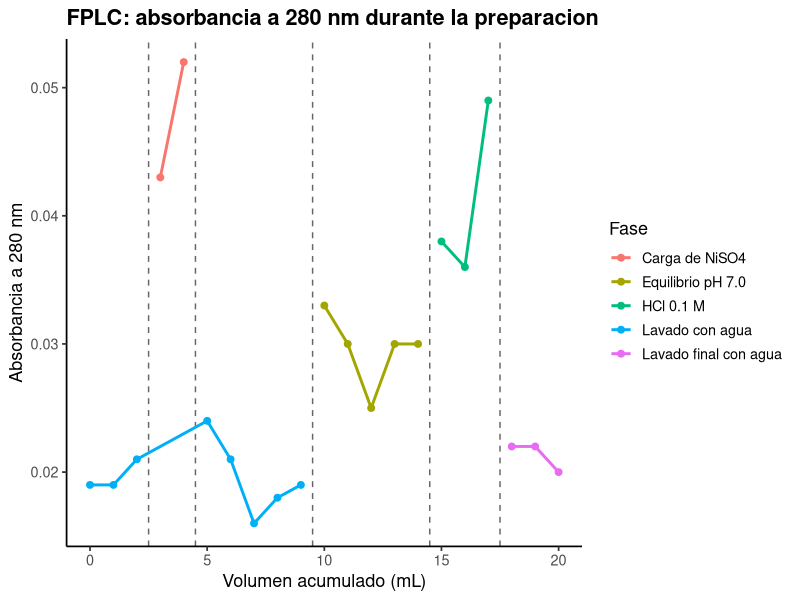
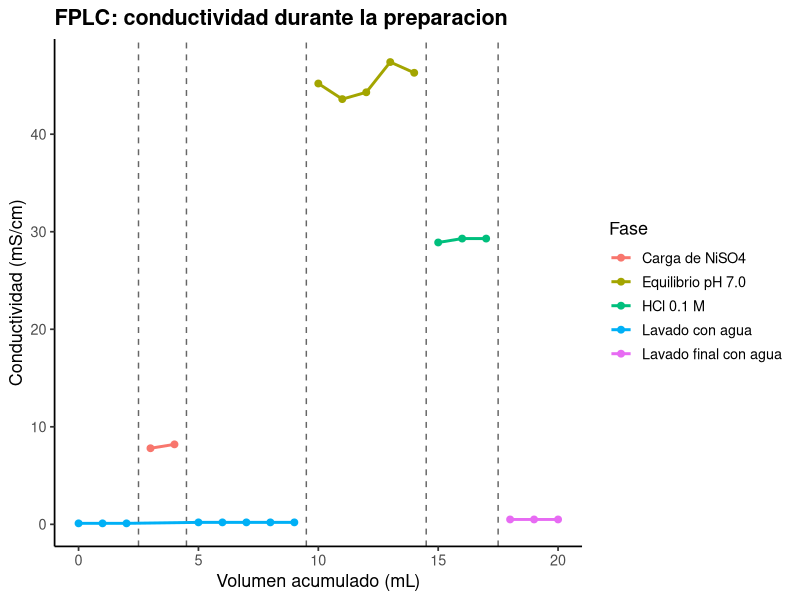
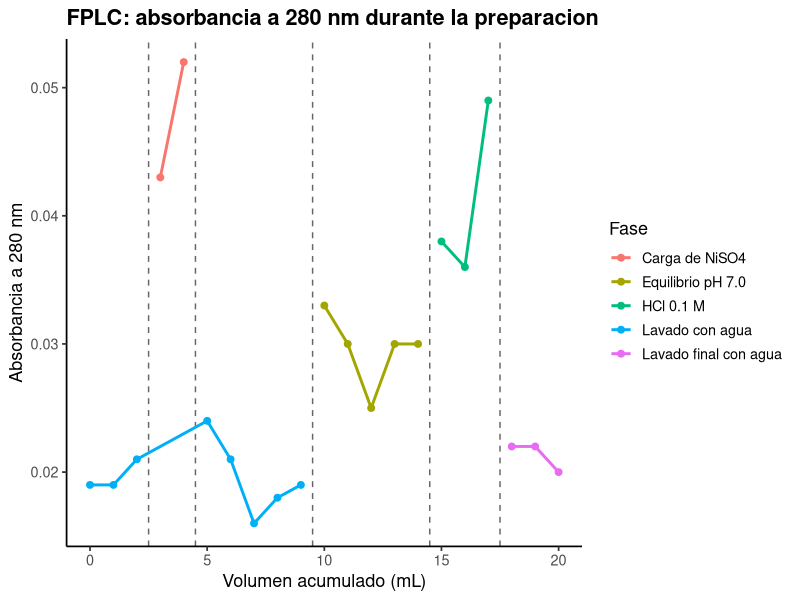
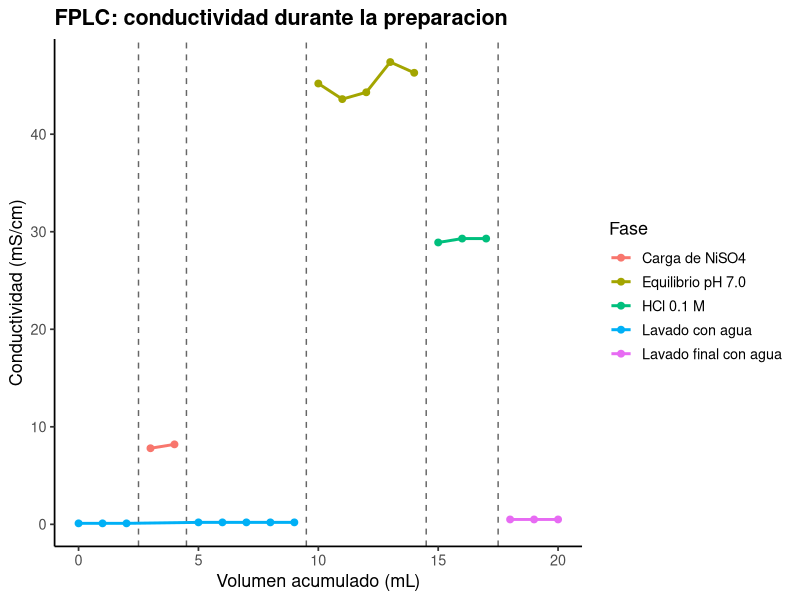

Here is the R script that generated these plots, in order:
# ==========================================================================
# P6. Introduccion al FPLC (BioLogic LP)
# ==========================================================================
# Autor: Dr. Jose Juan Torres Martinez
# Docente de Ciencias Quimicas
# Universidad Autonoma de San Luis Potosi (UASLP)
# Mexico
#
# Material academico para estudiantes
# Serie "Bioseparaciones" - Laboratorio, Practica 6. FPLC
#
# Descripcion: Practica 6 del laboratorio: el equipo FPLC (BioLogic LP). Aqui se reconstruye el registro del equipo durante la carga de niquel y el equilibrio de la columna: absorbancia a 280 nm y conductividad contra tiempo, con flujo de 0.5 mL/min. El volumen acumulado se calcula de cero como flujo por tiempo, y cada fase del protocolo se identifica en el registro. Lo que se aprende aqui es a leer el registro del equipo: que detector sigue a la proteina y cual sigue a las sales, y donde empieza cada fase.
#
# Objetivos de aprendizaje:
#   - Identificar cada fase del protocolo en el registro del FPLC.
#   - Calcular el volumen acumulado a partir del flujo y el tiempo.
#   - Leer la conductividad como senal del cambio de buffer.

# Datos: datos_fplc.csv (absorbancia a 280 nm y conductividad registradas contra tiempo; flujo 0.5 mL/min).
# Desarrollo: llegamos al equipo FPLC, con su modulo de mezclado, sus detectores y su colector de fracciones. Primera parada: el registro completo con el volumen acumulado calculado de cero. Segunda y tercera parada: las graficas de absorbancia y de conductividad contra volumen. En cada parada leemos el registro y comentamos que significa antes de seguir.
# ==========================================================================

library(tidyverse)

# --------------------------------------------------------------------------
# Protocolo (Manual de Practicas, Practica 6. FPLC, BioLogic LP)
# --------------------------------------------------------------------------
# El equipo BioLogic LP tiene: modulo/valvula de mezclado que proporciona dos buffers para la fase movil; detector UV con lampara de mercurio y filtros para 280 nm y 254 nm; detector de conductividad para monitorear gradientes de sales en linea; colector de fracciones controlado por el sistema electronico; y controlador que registra conductividad y UV y controla start/stop, flujo, seleccion de buffer y protocolos.
# Buffers y soluciones (manual): buffer de adsorcion (fosfato 20 mM, NaCl 500 mM, pH 7.0, filtrado); buffer de desorcion (fosfato 20 mM, NaCl 500 mM, pH 4.0, filtrado); agua filtrada; sulfato de niquel (20 mM, filtrado); solucion acida (HCl 0.1 M, filtrado).
# Paso 1. El instructor senala las partes del equipo e indica el proceso de instalacion de una columna y el encendido general de los sistemas, asi como las partes de los graficos que se registran en el software.
# Paso 2. Con la columna conectada, alimentar agua por 5 min a un flujo de 0.5 mL/min.
# Paso 3. Detener la bomba y sustituir la alimentacion por la solucion de sulfato de niquel. Arrancar la bomba y alimentar el sulfato de niquel al mismo flujo hasta que el frente verde alcance la parte superior de la columna.
# Paso 4. Detener la bomba y sustituir la alimentacion por agua. Arrancar la bomba y lavar por 10 min.
# Paso 5. Detener la bomba y sustituir la alimentacion por el buffer de adsorcion. Arrancar la bomba y alimentar el buffer de adsorcion por 10 min o hasta que el pH de la solucion que sale de la columna sea 7.0 (verificarlo con papel pH).
# Paso 6. Detener la bomba y sustituir la alimentacion por la solucion acida, hasta que la coloracion azul de la columna desaparezca.
# Paso 7. Detener la bomba y alimentar agua hasta que el pH de la solucion de salida de la columna sea neutro.
# Paso 8. Apagar el equipo y guardar el archivo del grafico obtenido en el software.
# En esta practica todavia no se carga proteina: el registro es el de la preparacion de la columna (lavado, carga de niquel, equilibrio y lavado acido), con flujo de 0.5 mL/min durante 40 min y 20.0 mL acumulados.
# Sesiones (manual): la practica ocupa dos semanas (12-23 de octubre). Sesion 1: instalacion de la columna, encendido del equipo y corrida de preparacion. Sesion 2: lectura del registro, senalamiento de las partes del grafico y conclusiones.
# El detector UV tiene filtros para 280 nm y 254 nm; en esta practica se usa 280 nm, donde absorben las proteinas por sus residuos aromaticos.
# Seguridad y reglas (manual): seguir las indicaciones del instructor para instalar la columna y encender el equipo; verificar el pH de salida con papel pH; bata blanca obligatoria y guantes cuando se indique.

# --------------------------------------------------------------------------
# Parada 1. Leer el registro y calcular el volumen acumulado
# --------------------------------------------------------------------------
# Estamos frente al FPLC mientras corre el protocolo de preparacion de la columna. Leemos el registro de absorbancia y conductividad contra tiempo y calculamos el volumen acumulado como flujo por tiempo, para ubicar cada fase en el cromatograma.
# Flujo del protocolo: 0.5 mL/min. Volumen acumulado = flujo * tiempo.
flujo_ml_min <- 0.5

datos <- read_csv("datos_fplc.csv", show_col_types = FALSE)

datos <- datos %>%
  mutate(volumen_ml = flujo_ml_min * tiempo_min)

print(datos)

# Volumen total pasado por la columna en el registro.
print(tibble(volumen_total_ml = max(datos$volumen_ml)))

# Limites entre fases (post-laboratorio 1: senalar las partes del grafico).
# La fase "Lavado con agua" aparece dos veces, asi que los tramos se
# separan por cambios consecutivos y no por el nombre de la fase. El
# limite entre dos tramos es el punto medio entre el ultimo volumen de
# un tramo y el primero del siguiente.
datos <- datos %>%
  mutate(tramo = cumsum(fase != lag(fase, default = first(fase))))

limites_fase <- datos %>%
  group_by(tramo, fase) %>%
  summarise(inicio_ml = min(volumen_ml), fin_ml = max(volumen_ml),
            .groups = "drop") %>%
  arrange(inicio_ml) %>%
  mutate(limite_ml = (fin_ml + lead(inicio_ml)) / 2) %>%
  filter(!is.na(limite_ml))

print(limites_fase)

# Aqui resumimos la conductividad y la absorbancia medias por fase: ese resumen dice que solucion estaba pasando en cada tramo del registro.
# Conductividad media por fase.
print(datos %>%
        group_by(fase) %>%
        summarise(conductividad_media = mean(conductividad_mS_cm),
                  absorbancia_280_media = mean(absorbancia_280),
                  .groups = "drop"))

# --------------------------------------------------------------------------
# Parada 2. Grafica 1: absorbancia a 280 nm contra volumen
# --------------------------------------------------------------------------
# Graficamos la absorbancia a 280 nm contra el volumen acumulado, con cada fase en un color: asi se ve si pasa proteina por el detector en la preparacion.
grafica_uv <- ggplot(
  datos,
  aes(x = volumen_ml, y = absorbancia_280, color = fase)
) +
  geom_vline(data = limites_fase, aes(xintercept = limite_ml),
             linetype = "dashed", color = "grey40") +
  geom_line(linewidth = 1) +
  geom_point(size = 2) +
  labs(
    x = "Volumen acumulado (mL)",
    y = "Absorbancia a 280 nm",
    color = "Fase",
    title = "FPLC: absorbancia a 280 nm durante la preparacion"
  ) +
  theme_classic(base_size = 13) +
  theme(plot.title = element_text(face = "bold"))

print(grafica_uv)

# --------------------------------------------------------------------------
# Parada 3. Grafica 2: conductividad contra volumen
# --------------------------------------------------------------------------
# Seguimos a la segunda grafica: la conductividad contra el volumen acumulado, con cada fase en un color. Aqui se ve cada cambio de solucion del protocolo.
grafica_cond <- ggplot(
  datos,
  aes(x = volumen_ml, y = conductividad_mS_cm, color = fase)
) +
  geom_vline(data = limites_fase, aes(xintercept = limite_ml),
             linetype = "dashed", color = "grey40") +
  geom_line(linewidth = 1) +
  geom_point(size = 2) +
  labs(
    x = "Volumen acumulado (mL)",
    y = "Conductividad (mS/cm)",
    color = "Fase",
    title = "FPLC: conductividad durante la preparacion"
  ) +
  theme_classic(base_size = 13) +
  theme(plot.title = element_text(face = "bold"))

print(grafica_cond)

# --------------------------------------------------------------------------
# 4. Exportar las graficas
# --------------------------------------------------------------------------
# Antes de salir del equipo FPLC guardamos las dos graficas de la practica.
ggsave("06_fplc_uv.png", grafica_uv,
       width = 20, height = 12, units = "cm", dpi = 300)
ggsave("06_fplc_conductividad.png", grafica_cond,
       width = 20, height = 12, units = "cm", dpi = 300)

# --------------------------------------------------------------------------
# Interpretacion
# --------------------------------------------------------------------------
# Grafica 1 (absorbancia a 280 nm contra volumen): el eje x es el volumen acumulado en mL y el eje y es la absorbancia a 280 nm (adimensional).
# - La absorbancia a 280 nm se mantiene en la linea base: en esta practica todavia no se carga proteina. Esto significa que el detector UV no ve proteina durante la preparacion, y por eso lo siguiente, en la practica de IMAC, es cargar la albumina y ver su pico.
# Grafica 2 (conductividad contra volumen): el eje x es el volumen acumulado en mL y el eje y es la conductividad en mS/cm.
# - La conductividad marca cada cambio de solucion: sube con la llegada del niquel y del buffer de adsorcion con 500 mM NaCl, y cambia de nuevo con el acido. Esto significa que el detector de conductividad sigue a las sales del buffer, y con el se sabe en que fase del protocolo esta la columna en cada momento.
# - Las lineas punteadas marcan los limites entre fases (2.5, 4.5, 9.5, 14.5 y 17.5 mL): a la izquierda de cada linea esta la solucion anterior y a la derecha la siguiente. Esto significa que cada tramo del registro corresponde a un paso del protocolo y se lee en orden.

# --------------------------------------------------------------------------
# Que aprendimos
# --------------------------------------------------------------------------
# - El detector UV sigue a la proteina y el de conductividad sigue a las sales del buffer.
# - El volumen acumulado sale del flujo por el tiempo y permite ubicar cada fase en el cromatograma.
# Terminamos la practica en el equipo FPLC: ya sabemos leer su registro y preparar la columna. Seguimos a la siguiente practica: la columna de IMAC con niquel, donde la albumina se retiene y se desorbe.
